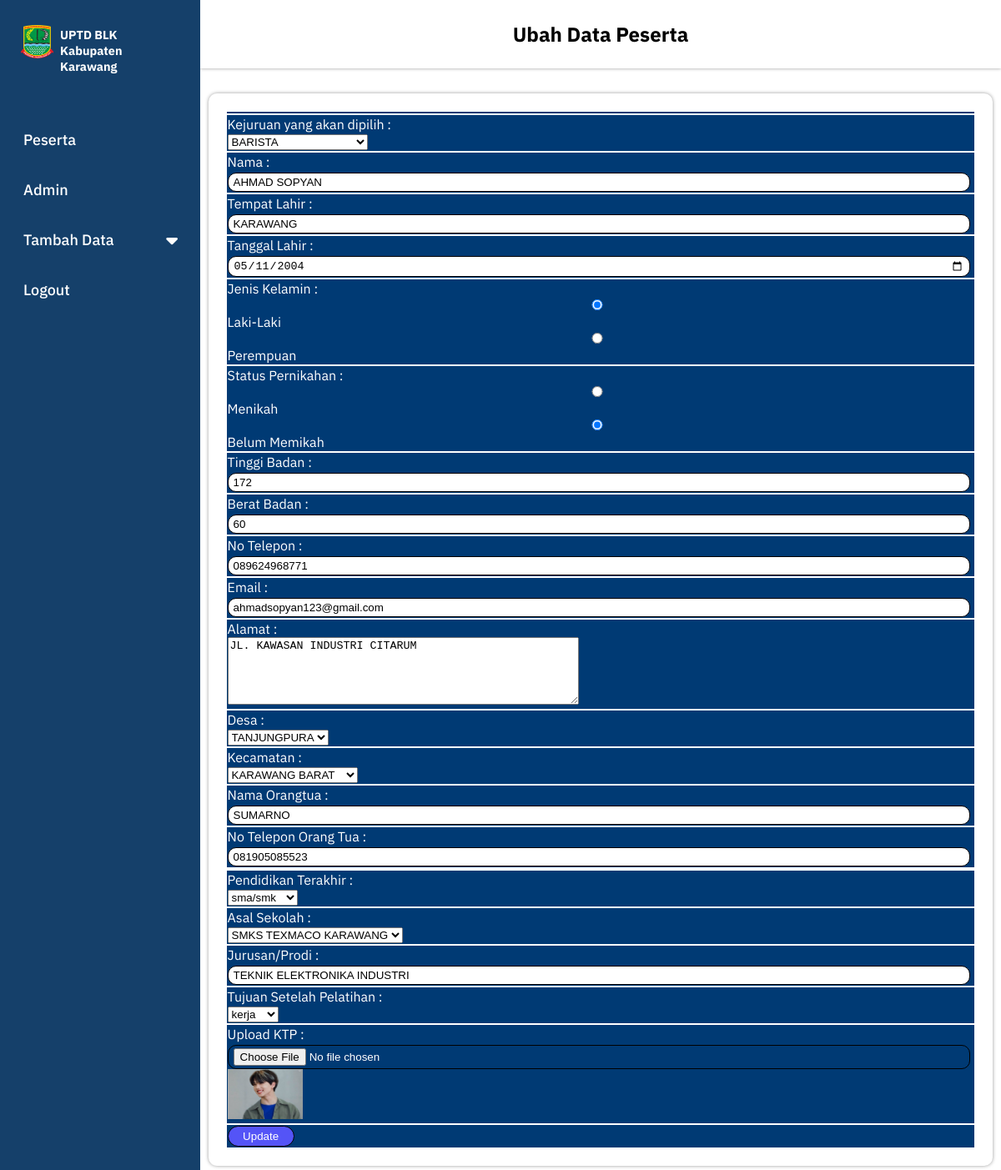
Page /admin/ubah_data_peserta.php?nik=3275061210040090 on the committed database.
### tables this page shows
CREATE TABLE `tbl_peserta` (
  `id_kejuruan` int(11) NOT NULL,
  `nik` bigint(16) NOT NULL,
  `nama` varchar(100) NOT NULL,
  `tempat_lahir` varchar(100) NOT NULL,
  `tanggal_lahir` date NOT NULL,
  `jk` varchar(1) NOT NULL,
  `status_nikah` varchar(100) NOT NULL,
  `tinggi_badan` varchar(3) NOT NULL,
  `berat_badan` varchar(3) NOT NULL,
  `no_telp` varchar(14) NOT NULL,
  `email` varchar(100) NOT NULL,
  `alamat` text NOT NULL,
  `id_desa` int(11) NOT NULL,
  `id_kecamatan` int(11) NOT NULL,
  `nama_ortu` varchar(100) NOT NULL,
  `no_ortu` varchar(14) NOT NULL,
  `pendidikan` varchar(100) NOT NULL,
  `asal_sekolah` varchar(50) NOT NULL,
  `jurusan` varchar(100) NOT NULL,
  `tujuan` varchar(100) NOT NULL,
  `ktp` varchar(100) NOT NULL
);

CREATE TABLE `tbl_kejuruan` (
  `id` int(11) NOT NULL,
  `kode_kejuruan` varchar(6) NOT NULL,
  `kejuruan` varchar(200) NOT NULL,
  `pelatihan` text NOT NULL
);

CREATE TABLE `tbl_sekolah` (
  `npsn` varchar(8) NOT NULL,
  `nama_sekolah` varchar(200) NOT NULL,
  `alamat` text NOT NULL
);

CREATE TABLE `tbl_desa` (
  `id` int(11) NOT NULL,
  `kode_desa` varchar(10) NOT NULL,
  `nama_desa` varchar(100) NOT NULL,
  `alamat` text NOT NULL,
  `ket` text NOT NULL
);

CREATE TABLE `tbl_kecamatan` (
  `id` int(11) NOT NULL,
  `kode_kecamatan` varchar(6) NOT NULL,
  `nama_kecamatan` varchar(100) NOT NULL,
  `alamat` text NOT NULL,
  `ket` text NOT NULL
);

### admin/function.php (called while the page is built, shortened)
<?php
$conn = mysqli_connect("localhost", "root", "", "db_blkkarawang");
function query($query)
{
    global $conn;
    $result = mysqli_query($conn, $query);
    $rows = [];
    while ($row = mysqli_fetch_assoc($result)) {
        $rows[] = $row;
    }
    return $rows;
}

### admin/ubah_data_peserta.php (the view, shortened to what this page needs)
<?php
require 'function.php';
require 'sidebar.php';
$nik = $_GET['nik'];
$peserta = query("SELECT * FROM tbl_peserta, tbl_kecamatan, tbl_desa, tbl_kejuruan, tbl_sekolah
                    WHERE
                        tbl_peserta.id_kecamatan =  tbl_kecamatan.id &&
                        tbl_peserta.id_desa = tbl_desa.id &&
                        tbl_peserta.id_kejuruan = tbl_kejuruan.id &&
                        tbl_peserta.asal_sekolah = tbl_sekolah.npsn
                        AND nik = $nik")[0];
?>
<!DOCTYPE html>
<html lang="en">
<head>
    <link rel="stylesheet" href="../css/tambah_data_all.css?v=<?php echo time(); ?>">
</head>
<body>
    <div class="container">
        <div class="sub-container">
            <div class="header">
                <h2>Ubah Data Peserta</h2>
            </div>
            <div class="box">
                <div class="content">
                    <form action="" method="post" onsubmit='return validasi()' ;>
                        <table>
                            <tr>
                                <td>
                                </td>
                            </tr>
                            <tr>
                                <td>
                                    <label for="kode_kejuruan">Kejuruan yang akan dipilih : </label><br>
                                    <select name="kode_kejuruan" id="kejuruan">
                                        <option value="<?= $peserta['kode_kejuruan']; ?>"><?= $peserta['kejuruan']; ?></option>
                                    </select>
                                </td>
                            </tr>
                            <tr>
                                <td>
                                    <label for="nama">Nama :</label>
                                    <input type="text" placeholder="Nama Lengkap" id="nama" name="nama" value="<?= $peserta["nama"]; ?>" required>
                                </td>
                            </tr>
                            <tr>
                                <td>
                                    <label for="tempat_lahir">Tempat Lahir :</label>
                                    <input type="text" placeholder="Tempat Lahir" id="tempat_lahir" name="tempat_lahir" value="<?= $peserta["tempat_lahir"]; ?>" required>
                                </td>
                            </tr>
                            <tr>
                                <td>
                                    <label for="tanggal_lahir">Tanggal Lahir :</label>
                                    <input type="date" placeholder="Tanggal Lahir" id="tanggal_lahir" name="tanggal_lahir" value="<?= $peserta["tanggal_lahir"]; ?>" required>
                                </td>
                            </tr>
                            <tr>
                                <td>
                                    <label for="radio" class="radio">Jenis Kelamin :</label><br>
                                    <input type="radio" id="laki_laki" name="jk" value="L" <?= isset($peserta["jk"]) && $peserta["jk"]  == 'L' ? 'checked' : ''; ?>>Laki-Laki <br>
                                    <input type="radio" id="perempuan" name="jk" value="P" <?= isset($peserta["jk"]) && $peserta["jk"]  == 'P' ? 'checked' : ''; ?>>Perempuan
                                </td>
                            </tr>
                            <tr>
                                <td>
                                    <label for="nama">Status Pernikahan :</label><br>
                                    <input type="radio" id="menikah" name="status_nikah" value="Menikah" <?= isset($peserta["status_nikah"]) && $peserta["status_nikah"]  == 'Menikah' ? 'checked' : ''; ?>>Menikah <br>
                                    <input type="radio" id="belum_menikah" name="status_nikah" value="Belum Menikah" <?= isset($peserta["status_nikah"]) && $peserta["status_nikah"]  == 'Belum Menikah' ? 'checked' : ''; ?>>Belum Memikah
                                </td>
                            </tr>
                            <tr>
                                <td>
                                    <label for="">Tinggi Badan :</label><br>
                                    <input type="text" placeholder="Contoh  : 176" id="tinggi_badan" name="tinggi_badan" value="<?= $peserta["tinggi_badan"]; ?>" required><br>
                                </td>
                            </tr>
                            <tr>
                                <td>
                                    <label for="">Berat Badan :</label><br>
                                    <input type="text" placeholder="Contoh  : 50" id="berat_badan" name="berat_badan" value="<?= $peserta["berat_badan"]; ?>" required>
                                </td>
                            </tr>
                            <tr>
                                <td>
                                    <label for="">No Telepon :</label><br>
                                    <input type="text" placeholder="0896*********" id="no_telp" name="no_telp" value="<?= $peserta["no_telp"]; ?>" required>
                                </td>
                            </tr>
                            <tr>
                                <td>
                                    <label for="">Email :</label><br>
                                    <input type="email" placeholder="Contoh  : pesertapelatihan@gmail.com" id="email" name="email" value="<?= $peserta["email"]; ?>" required>
                                </td>
                            </tr>
                            <tr>
                                <td>
                                    <label for="">Alamat :</label><br>
                                    <textarea name="alamat" id="alamat" cols="50" rows="5" placeholder="Nama Jalan, RT/RW" required><?= $peserta["alamat"]; ?></textarea>
                                </td>
                            </tr>
                            <tr>
                                <td>
                                    <label for="kode_desa">Desa : </label><br>
                                    <select name="kode_desa" id="desa">
                                        <option value="<?= $peserta["kode_desa"]; ?>"><?= $peserta["nama_desa"]; ?></option>
                                    </select>
                                </td>
                            </tr>
                            <tr>
                                <td>
                                    <label for="kode_kecamatan">Kecamatan : </label><br>
                                    <select name="kode_kecamatan" id="kecamatan">
                                        <option value="<?= $peserta["kode_kecamatan"]; ?>"><?= $peserta["nama_kecamatan"]; ?></option>
                                    </select>
                                </td>
                            </tr>
                            <tr>
                                <td>
                                    <label for="">Nama Orangtua :</label><br>
                                    <input type="text" placeholder="Nama Orangtua" id="nama_ortu" name="nama_ortu" value="<?= $peserta["nama_ortu"]; ?>" required>
                                </td>
                            </tr>
                            <tr>
                                <td>
                                    <label for="">No Telepon Orang Tua :</label><br>
                                    <input type="text" placeholder="No Telepone Orang Tua" id="no_ortu" name="no_ortu" value="<?= $peserta["no_ortu"]; ?>" required>
                                </td>
                            </tr>
                            <tr>
                            <tr>
                                <td>
                                    <label for="pendidikan">Pendidikan Terakhir : </label><br>
                                    <select name="pendidikan" id="pendidikan" required>
                                        <option><?= $peserta["pendidikan"]; ?></option>
                                    </select>
                                </td>
                            </tr>
                            <tr>
                                <td>
                                    <label for="npsn">Asal Sekolah : </label><br>
                                    <select name="npsn" id="npsn">
                                        <option><?= $peserta["nama_sekolah"]; ?></option>
                                    </select>
                                </td>
                            </tr>
                            <tr>
                                <td>
                                    <label for="">Jurusan/Prodi :</label><br>
                                    <input type="text" placeholder="Jurusan/Prodi" id="jurusan" name="jurusan" value="<?= $peserta["jurusan"]; ?>" required>
                                </td>
                            </tr>
                            <tr>
                                <td>
                                    <label for="tujuan">Tujuan Setelah Pelatihan : </label><br>
                                    <select name="tujuan" id="tujuan" required>
                                        <option><?= $peserta["tujuan"]; ?></option>
                                    </select>
                                </td>
                            </tr>
                            <tr>
                                <td>
                                    <label for="ktp">Upload KTP :</label><br>
                                    <input type="file" id="ktp" name="ktp">
                                    <img src="../ktp/<?= $peserta['ktp']; ?>" width="90" height="60" alt="ktp">
                                </td>
                            </tr>
                            <tr>
                                <td>
                                    <button type="submit" name="submit">Update</button>
                                </td>
                            </tr>
                        </table>
                    </form>
                </div>
            </div>
        </div>
    </div>
</body>
</html>

### admin/sidebar.php (shortened to what this page needs)
<!DOCTYPE html>
<html lang="en">
<head>
    <link rel="stylesheet" href="../css/sidebar.css?v=<?php echo time(); ?>">
    <link rel="stylesheet" href="https://cdnjs.cloudflare.com/ajax/libs/font-awesome/6.5.1/css/all.min.css"
 />
</head>
<body>
    <nav class="sidebar">
        <div class="logo">
            <img src="../img/logo-blk.png" alt="Logo BLK Karawang">
            <h4>UPTD BLK <br> Kabupaten Karawang</h4>
        </div>
        <ul>
            <li><a href="data_peserta.php">Peserta</a></li>
            <li><a href="admin.php">Admin</a></li>
            <li>
                <a href="#" class="feat-btn">Tambah Data
                    <span class="fas fa-caret-down first"></span>
                </a>
            </li>
            <li><a href="logout.php" onclick="return confirm('yakin keluar?')">Logout</a></li>
        </ul>
    </nav>
</body>
</html>

### css/sidebar.css (style rules this page uses)
body { padding: 0; margin: 0; }
.sidebar { position: fixed; width: 20%; height: 100%; left: 0; background-color: #15406A; overflow: hidden; box-sizing: border-box; }
.sidebar .logo { padding: 20px; display: flex; margin: 10px 5px; }
.sidebar .logo img { width: 40px; height: 40px; margin-right: 8px; }
.sidebar .logo h4 { margin-top: 2px; font-size: .9em; color: white; }
nav ul { height: 100%; width: 100%; list-style: none; margin: 0; padding: 0; }
nav ul li { line-height: 60px; }
nav ul li a { position: relative; color: white; text-decoration: none; font-size: 18px; padding-left: 25px; font-weight: 500; display: block; width: 100%; border-left: 3px solid transparent; }
nav ul li a span { position: absolute; top: 50%; right: 55px; transform: translateY(-50%); font-size: 22px; transition: transform .4s; }

### css/tambah_data_all.css (style rules this page uses)
body { font-family: "IBM Plex Sans", sans-serif; margin: 0; padding: 0; }
div.container { display: flex; width: 100%; }
div.sub-container { width: 80%; margin-left: 20%; }
div.box { width: 98%; margin: 5px auto; border-radius: 10px; box-shadow: 0 0 4px rgba(0, 0, 0, 0.4); }
div.content { padding: 20px; box-sizing: border-box; }
div.header { margin: 0 0 30px 0; text-align: center; padding: 5px; background-color: white; color: black; box-shadow: 0 0 4px rgba(0, 0, 0, 0.4); }
table { width: 100%; color: white; }
table tr { background-color: #003a74; }
input { width: 98%; border-radius: 10px; border: 1px solid black; padding: 3px 6px; margin-top: 3px; }
button { background-color: rgb(84, 84, 247); padding: 3px; height: 25px; color: white; border: 1px solid black; border-radius: 15px; width: 80px; transition: all 0.2s; cursor: pointer; }

### rows in the picture
tbl_peserta: kode_kejuruan "BARISTA", nama "AHMAD SOPYAN", tempat_lahir "KARAWANG", tanggal_lahir "05/11/2004", jk "☑", status_nikah "☑", tinggi_badan "172", berat_badan "60", no_telp "089624968771", email "ahmadsopyan123@gmail.com", alamat "JL. KAWASAN INDUSTRI CITARUM", kode_desa "TANJUNGPURA", kode_kecamatan "KARAWANG BARAT", nama_ortu "SUMARNO", no_ortu "081905085523", pendidikan "sma/smk", npsn "SMKS TEXMACO KARAWANG", jurusan "TEKNIK ELEKTRONIKA INDUSTRI", tujuan "kerja", ktp (picture)
